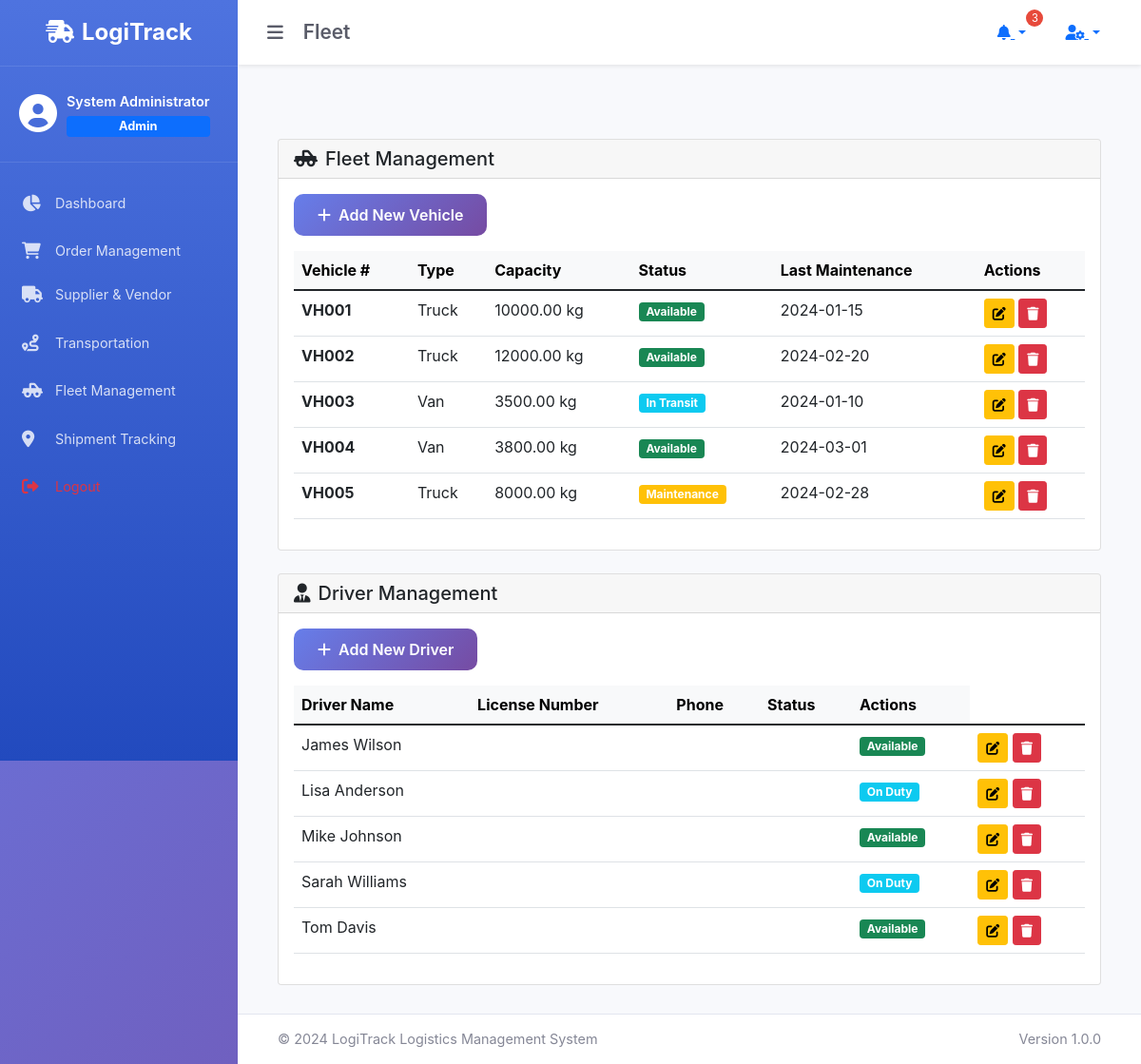
Page /modules/fleet.php (signed in) on the committed database.
### tables this page shows
CREATE TABLE IF NOT EXISTS vehicles (
    id INT AUTO_INCREMENT PRIMARY KEY,
    vehicle_number VARCHAR(50) UNIQUE NOT NULL,
    type VARCHAR(50) NOT NULL,
    model VARCHAR(100),
    make VARCHAR(50),
    year INT,
    license_plate VARCHAR(20) UNIQUE,
    capacity DECIMAL(10,2) NOT NULL,
    capacity_unit VARCHAR(20) DEFAULT 'kg',
    fuel_type ENUM('Diesel', 'Petrol', 'Electric', 'Hybrid') DEFAULT 'Diesel',
    status ENUM('Available', 'In Transit', 'Maintenance', 'Out of Service') DEFAULT 'Available',
    current_location TEXT,
    last_maintenance DATE,
    next_maintenance DATE,
    insurance_expiry DATE,
    registration_expiry DATE,
    notes TEXT,
    created_at TIMESTAMP DEFAULT CURRENT_TIMESTAMP,
    updated_at TIMESTAMP DEFAULT CURRENT_TIMESTAMP ON UPDATE CURRENT_TIMESTAMP,
    INDEX idx_vehicle_number (vehicle_number),
    INDEX idx_status (status),
    INDEX idx_type (type)
);

CREATE TABLE IF NOT EXISTS drivers (
    id INT AUTO_INCREMENT PRIMARY KEY,
    driver_code VARCHAR(50) UNIQUE NOT NULL,
    name VARCHAR(100) NOT NULL,
    license_number VARCHAR(50) UNIQUE NOT NULL,
    license_expiry DATE,
    phone VARCHAR(20) NOT NULL,
    email VARCHAR(100),
    address TEXT,
    emergency_contact VARCHAR(100),
    emergency_phone VARCHAR(20),
    hire_date DATE,
    status ENUM('Available', 'On Duty', 'Off Duty', 'On Leave', 'Terminated') DEFAULT 'Available',
    notes TEXT,
    created_at TIMESTAMP DEFAULT CURRENT_TIMESTAMP,
    updated_at TIMESTAMP DEFAULT CURRENT_TIMESTAMP ON UPDATE CURRENT_TIMESTAMP,
    INDEX idx_driver_code (driver_code),
    INDEX idx_status (status),
    INDEX idx_license (license_number)
);

### modules/fleet.php (the view, shortened to what this page needs)
<?php
require_once '../includes/header.php';
$database = new Database();
$db = $database->getConnection();
$query = "SELECT * FROM vehicles ORDER BY vehicle_number";
$stmt = $db->prepare($query);
$stmt->execute();
$vehicles = $stmt->fetchAll(PDO::FETCH_ASSOC);
$drivers = $db->query("SELECT id, name, status FROM drivers ORDER BY name")->fetchAll(PDO::FETCH_ASSOC);
?>
<div class="container-fluid mt-5">
    <div class="row">
        <div class="col-12">
            <div class="card">
                <div class="card-header">
                    <h5 class="mb-0"><i class="fas fa-truck-pickup me-2"></i>Fleet Management</h5>
                </div>
                <div class="card-body">
                    <button class="btn btn-primary mb-3" data-bs-toggle="modal" data-bs-target="#vehicleModal">
                        <i class="fas fa-plus me-2"></i>Add New Vehicle
                    </button>
                    <div class="table-responsive">
                        <table class="table table-hover">
                            <thead class="table-light">
                                <tr>
                                    <th>Vehicle #</th>
                                    <th>Type</th>
                                    <th>Capacity</th>
                                    <th>Status</th>
                                    <th>Last Maintenance</th>
                                    <th>Actions</th>
                                </tr>
                            </thead>
                            <tbody>
                                <?php foreach ($vehicles as $vehicle): ?>
                                <tr>
                                    <td><strong><?php echo htmlspecialchars($vehicle['vehicle_number']); ?></strong></td>
                                    <td><?php echo htmlspecialchars($vehicle['type']); ?></td>
                                    <td><?php echo htmlspecialchars($vehicle['capacity']); ?> kg</td>
                                    <td>
                                        <span class="badge bg-<?php
                                            echo match($vehicle['status']) {
                                                'Available' => 'success',
                                                'In Transit' => 'info',
                                                'Maintenance' => 'warning',
                                                'Out of Service' => 'danger',
                                                default => 'secondary'
                                            };
                                        ?>">
                                            <?php echo $vehicle['status']; ?>
                                        </span>
                                    </td>
                                    <td><?php echo $vehicle['last_maintenance']; ?></td>
                                    <td>
                                        <button class="btn btn-sm btn-warning"><i class="fas fa-edit"></i></button>
                                        <button class="btn btn-sm btn-danger"><i class="fas fa-trash"></i></button>
                                    </td>
                                </tr>
                                <?php endforeach; ?>
                            </tbody>
                        </table>
                    </div>
                </div>
            </div>
        </div>
    </div>
    <div class="row mt-4">
        <div class="col-12">
            <div class="card">
                <div class="card-header">
                    <h5 class="mb-0"><i class="fas fa-user-tie me-2"></i>Driver Management</h5>
                </div>
                <div class="card-body">
                    <button class="btn btn-primary mb-3" data-bs-toggle="modal" data-bs-target="#driverModal">
                        <i class="fas fa-plus me-2"></i>Add New Driver
                    </button>
                    <div class="table-responsive">
                        <table class="table table-hover">
                            <thead class="table-light">
                                <tr>
                                    <th>Driver Name</th>
                                    <th>License Number</th>
                                    <th>Phone</th>
                                    <th>Status</th>
                                    <th>Actions</th>
                                </tr>
                            </thead>
                            <tbody>
                                <?php foreach ($drivers as $driver): ?>
                                <tr>
                                    <td><?php echo htmlspecialchars($driver['name']); ?></td>
                                    <td><?php echo htmlspecialchars($driver['license_number'] ?? ''); ?></td>
                                    <td><?php echo htmlspecialchars($driver['phone'] ?? ''); ?></td>
                                    <td><?php echo htmlspecialchars($driver['phone'] ?? ''); ?></td>
                                    <td>
                                        <span class="badge bg-<?php
                                            echo match($driver['status']) {
                                                'Available' => 'success',
                                                'On Duty' => 'info',
                                                'Off Duty' => 'warning',
                                                default => 'secondary'
                                            };
                                        ?>">
                                            <?php echo $driver['status']; ?>
                                        </span>
                                    </td>
                                    <td>
                                        <button class="btn btn-sm btn-warning"><i class="fas fa-edit"></i></button>
                                        <button class="btn btn-sm btn-danger"><i class="fas fa-trash"></i></button>
                                    </td>
                                </tr>
                                <?php endforeach; ?>
                            </tbody>
                        </table>
                    </div>
                </div>
            </div>
        </div>
    </div>
</div>
<?php require_once '../includes/footer.php'; ?>

### rows in the picture
vehicles: vehicle_number "VH001", type "Truck", capacity "10000.00", status "Available", last_maintenance "2024-01-15"
vehicles: vehicle_number "VH002", type "Truck", capacity "12000.00", status "Available", last_maintenance "2024-02-20"
vehicles: vehicle_number "VH003", type "Van", capacity "3500.00", status "In Transit", last_maintenance "2024-01-10"
vehicles: vehicle_number "VH004", type "Van", capacity "3800.00", status "Available", last_maintenance "2024-03-01"
vehicles: vehicle_number "VH005", type "Truck", capacity "8000.00", status "Maintenance", last_maintenance "2024-02-28"
drivers: name "James Wilson", status "Available"
drivers: name "Lisa Anderson", status "On Duty"
drivers: name "Mike Johnson", status "Available"
drivers: name "Sarah Williams", status "On Duty"
drivers: name "Tom Davis", status "Available"

### other values in the picture
$full_name "System Administrator"
$role "Admin"
str_replace('_', ' ', $page) "Fleet"
